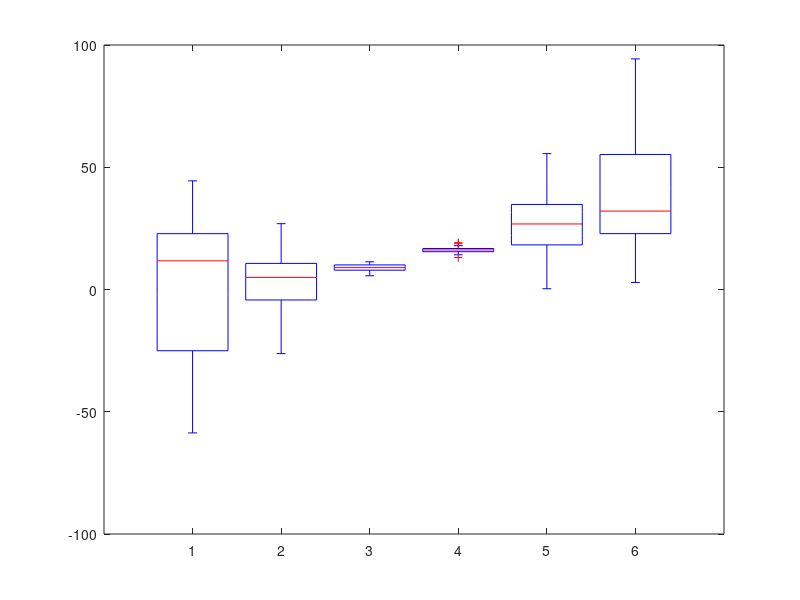

The MATLAB script that drew this image: (Note: this script raises an error after producing the figure.)
%%
%   COURSE: Master statistics and machine learning: intuition, math, code
%      URL: udemy.com/course/statsml_x/?couponCode=202112 
% 
%  SECTION: Visualizing data
%    VIDEO: Box-and-whisker plots
% 
%  TEACHER: Mike X Cohen, sincxpress.com
%

%%

% a clear MATLAB workspace is a clear mental workspace
close all; clear

%% create data for the plot

% data sizes
m = 30; % rows
n =  6; % columns

% generate data
data = bsxfun(@times,30*randn(m,n),linspace(-1,1,n).^2);
data = bsxfun(@plus,data,(1:n).^2);

%% show it!

figure(1), clf

boxplot(data)

boxplot(data,{'one';'two';'three';'four';'five';'six'})

%% alternative: data in a single column, grouped by a separate variable

dataVect = data(:);
dataGrouping = ceil(linspace(eps,n,m*n));

figure(2), clf
boxplot(dataVect,dataGrouping,'notch','on','labels',{'one';'two';'three';'four';'five';'six'})

% for horizontal orientation
%boxplot(dataVect,dataGrouping,'notch','on','labels',{'one';'two';'three';'four';'five';'six'},'orientation','horizontal')

%% done.
